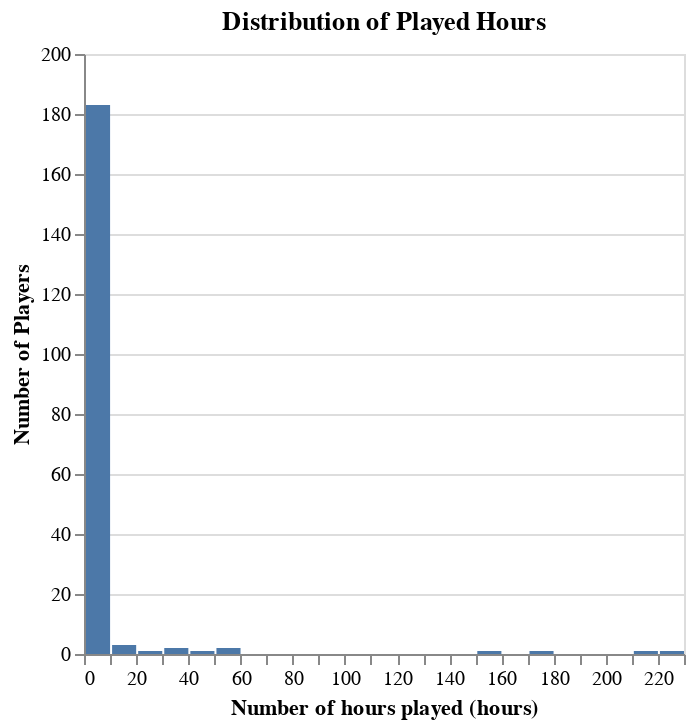

This figure's notebook cell:
### Markdown cell above
To examine how playtime is distributed across players, a bar chart was constructed. The alt.Bin(maxbins=40) function was used to group played_hours into bins that gave enough resolution, with the count of players displayed on the y-axis.

### Code cell
# using altair to create distribution of played_hours
# plot looks busy, but specified number of bins as 40 to get more resolution on the distribution

played_hours_distribution = alt.Chart(players_clean).mark_bar().encode(
    x=alt.X("played_hours").title("Number of hours played (hours)").bin(maxbins=40), 
    y=alt.Y("count()").title("Number of Players")
).properties(title="Distribution of Played Hours")

played_hours_distribution

### Figure 1 — Vega specification as saved in the notebook (floating-point values rounded to 4 significant figures)
{"$schema": "https://vega.github.io/schema/vega/v5.json", "data": [{"name": "source_0", "values": [{"__count": 2, "bin_maxbins_40_played_hours": 30.0, "bin_maxbins_40_played_hours_end": 40.0}, {"__count": 183, "bin_maxbins_40_played_hours": 0.0, "bin_maxbins_40_played_hours_end": 10.0}, {"__count": 1, "bin_maxbins_40_played_hours": 40.0, "bin_maxbins_40_played_hours_end": 50.0}, {"__count": 3, "bin_maxbins_40_played_hours": 10.0, "bin_maxbins_40_played_hours_end": 20.0}, {"__count": 1, "bin_maxbins_40_played_hours": 210.0, "bin_maxbins_40_played_hours_end": 220.0}, {"__count": 2, "bin_maxbins_40_played_hours": 50.0, "bin_maxbins_40_played_hours_end": 60.0}, {"__count": 1, "bin_maxbins_40_played_hours": 220.0, "bin_maxbins_40_played_hours_end": 230.0}, {"__count": 1, "bin_maxbins_40_played_hours": 150.0, "bin_maxbins_40_played_hours_end": 160.0}, {"__count": 1, "bin_maxbins_40_played_hours": 20.0, "bin_maxbins_40_played_hours_end": 30.0}, {"__count": 1, "bin_maxbins_40_played_hours": 170.0, "bin_maxbins_40_played_hours_end": 180.0}]}, {"name": "source_0_y_domain___count", "values": [{"min": 1, "max": 183}]}], "signals": [{"name": "bin_maxbins_40_played_hours_bins", "value": {"fields": ["played_hours"], "fname": "bin_played_hours", "start": 0.0, "step": 10.0, "stop": 230.0}}], "marks": [{"type": "rect", "name": "marks", "from": {"data": "source_0"}, "encode": {"update": {"x": {"field": "bin_maxbins_40_played_hours_end", "scale": "x", "offset": {"signal": "0.5 + (abs(scale(\"x\", datum[\"bin_maxbins_40_played_hours_end\"]) - scale(\"x\", datum[\"bin_maxbins_40_played_hours\"])) < 0.25 ? 0.5 * (0.25 - (abs(scale(\"x\", datum[\"bin_maxbins_40_played_hours_end\"]) - scale(\"x\", datum[\"bin_maxbins_40_played_hours\"])))) : -0.5)"}}, "y2": {"value": 0, "scale": "y"}, "fill": {"value": "#4c78a8"}, "x2": {"field": "bin_maxbins_40_played_hours", "scale": "x", "offset": {"signal": "0.5 + (abs(scale(\"x\", datum[\"bin_maxbins_40_played_hours_end\"]) - scale(\"x\", datum[\"bin_maxbins_40_played_hours\"])) < 0.25 ? -0.5 * (0.25 - (abs(scale(\"x\", datum[\"bin_maxbins_40_played_hours_end\"]) - scale(\"x\", datum[\"bin_maxbins_40_played_hours\"])))) : 0.5)"}}, "y": {"field": "__count", "scale": "y"}}}, "style": ["bar"]}], "scales": [{"name": "x", "type": "linear", "domain": {"signal": "[bin_maxbins_40_played_hours_bins.start, bin_maxbins_40_played_hours_bins.stop]"}, "range": [0, {"signal": "width"}], "bins": {"signal": "bin_maxbins_40_played_hours_bins"}, "zero": false}, {"name": "y", "type": "linear", "domain": [{"signal": "(data(\"source_0_y_domain___count\")[0] || {}).min"}, {"signal": "(data(\"source_0_y_domain___count\")[0] || {}).max"}], "range": [{"signal": "height"}, 0], "zero": true, "nice": true}], "axes": [{"scale": "y", "maxExtent": 0, "ticks": false, "domain": false, "tickCount": {"signal": "ceil(height/40)"}, "gridScale": "x", "minExtent": 0, "orient": "left", "grid": true, "labels": false, "aria": false, "zindex": 0}, {"scale": "x", "labelOverlap": true, "orient": "bottom", "grid": false, "tickCount": {"signal": "ceil(width/10)"}, "zindex": 0, "labelFlush": true, "title": "Number of hours played (hours)"}, {"scale": "y", "labelOverlap": true, "tickCount": {"signal": "ceil(height/40)"}, "orient": "left", "zindex": 0, "title": "Number of Players", "grid": false}], "title": {"text": "Distribution of Played Hours", "frame": "group"}, "padding": 5, "width": 300, "background": "white", "style": "cell", "height": 300}
